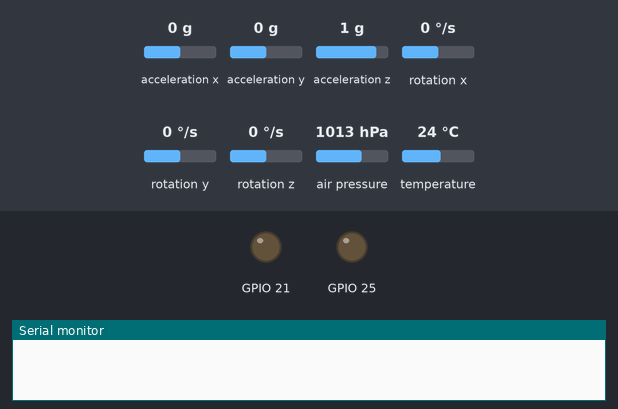
Bench run of a sketch on a simulated ESP32. On the bench: output pins drawn as LEDs (lit = HIGH), the last lines printed to the serial monitor. Wiring (inferred from the names in the program): MPU-6050 motion sensor at I2C address 0x68. Inputs (shaded band) come from the test bench; at power-on: air pressure 1013 hPa, acceleration x 0 g, acceleration y 0 g, acceleration z 1 g, rotation x 0 °/s, rotation y 0 °/s, rotation z 0 °/s, temperature 24 °C. Storage starts empty.

Above: at 0.0 s.
At 8.6 s:
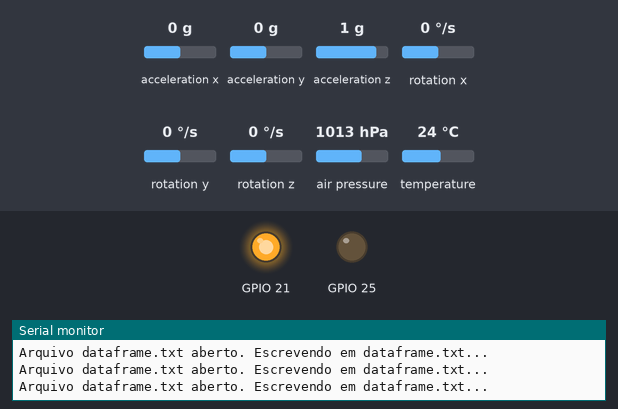
8.7 s: air pressure set to 1015 hPa
At 10.1 s:
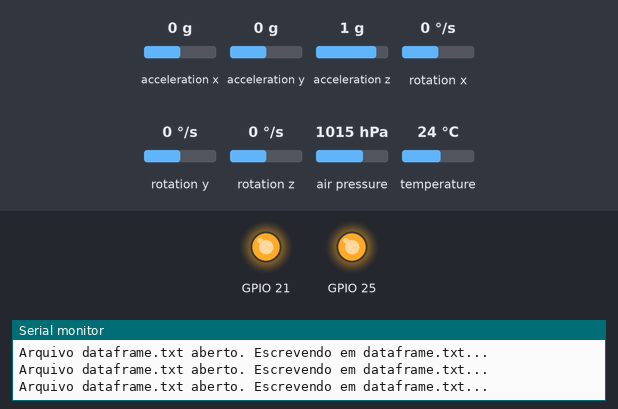
Timing chart, 0 to 11.7 s (numbered marks = the images above; inputs shaded):
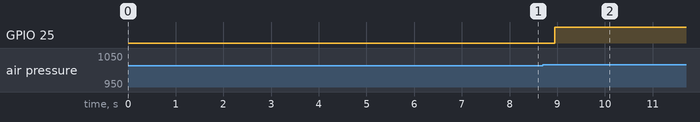

The sketch:

Rotina_Avionica.ino
```cpp
/*
Implementacao da rotina de execucao Avionica Aurora III

Conexoes de fiacao {
  BMP 280 {
    VCC - 3V3;
    GND - GND;
    SCL - A5;
    SDA - A4;
  }

  MPU 6050 {
    VCC - 3V3 ou 5V (se alimentacao USB);
    GND - GND;
    SCL - A5;
    SDA - A4;
  }

  Cartao microSD {
    VCC - 3V3 ou 5V;
    CS - ~10 (mas pode-se alterar para usar 4 ou 8);
    MOSI - ~11;
    CLK ou SCK - 13;
    MISO - 12;
    GND - GND;
  }
}

Pendencias {
  Sleep mode
  Implementar rotina de voo
}

Autores {
  Gabriel Rugeri;
  Henrique mago dos Bzoide;
}

Antares, 2024

Ultima modificacao: 27 09 2024, Henrique
*/

#include <Wire.h>
#include <SD.h>
#include <Adafruit_BMP280.h>
#include <SPI.h>

//Enderecos internos MPU6050 (extraidos da lib)
#define ADDR_MPU 0x68
#define MPU6050_CONFIG 0x1A      ///< General configuration register
#define MPU6050_GYRO_CONFIG 0x1B ///< Gyro specfic configuration register
#define MPU6050_ACCEL_CONFIG 0x1C ///< Accelerometer specific configration register
#define MPU6050_TEMP_H 0x41     ///< Temperature data high byte register
#define MPU6050_TEMP_L 0x42     ///< Temperature data low byte register
#define MPU6050_ACCEL_OUT 0x3B  ///< base address for sensor data reads
#define MPU6050_PWR_MGMT_1 0x6B        ///< Primary power/sleep control register
#define MPU6050_SELF_TEST_A 0x10 ///< Self test factory calibrated values register
#define ACCEL_SCALE 4096 // Fator de escala para MPU6050_RANGE_8_G
#define GYRO_SCALE 65.5 // Fator de escala para MPU6050_RANGE_500_DEG

#define SD_CS_PIN 5 // Pin onde se conecta pino CS do leitor SD

// Objeto arquivo.txt+
File dataFrame;

// Objeto BMP
Adafruit_BMP280 bmp;

//Contador de tempo
unsigned long tempoInicial;
unsigned long tempoAtual;

// Armazena dado da leitura atual
float altitude;
float altitude_anterior = 0;
float height;
float pressure;
float tempBMP;
float tempMPU;
float acceleration[3];
float gyro[3];
bool led_aceso = false;

// Auxiliares de calibracao
float calibrationHeight = 0;
float calibrationAccel[3] = {0, 0, 0};
float calibrationGyro[3] = {0, 0, 0};


void writes_on_SD(const char *grandeza, float dado, const char *unidade, char fim) {
  // Escrever no arquivo
  dataFrame.print(grandeza);
  dataFrame.print(dado);
  dataFrame.print(" ");
  dataFrame.print(unidade);
  dataFrame.print(fim);
}


void reads_MPU() {

  Wire.beginTransmission(ADDR_MPU);
  Wire.write(MPU6050_CONFIG);
  Wire.write(0x05);
  Wire.endTransmission();

  // Leitura giroscopio
  Wire.beginTransmission(ADDR_MPU);
  Wire.write(MPU6050_GYRO_CONFIG);
  Wire.write(0x8);
  Wire.endTransmission();

  Wire.beginTransmission(ADDR_MPU);
  Wire.write(0x43);
  Wire.endTransmission();

  Wire.requestFrom(ADDR_MPU, 6, true);

  gyro[0] = Wire.read() << 8 | Wire.read();  //0x43 (GYRO_XOUT_H) & 0x44 (GYRO_XOUT_L)
  gyro[1] = Wire.read() << 8 | Wire.read();  //0x45 (GYRO_YOUT_H) & 0x46 (GYRO_YOUT_L)
  gyro[2] = Wire.read() << 8 | Wire.read();  //0x47 (GYRO_ZOUT_H) & 0x48 (GYRO_ZOUT_L)

  gyro[0] /= GYRO_SCALE;
  gyro[1] /= GYRO_SCALE;
  gyro[2] /= GYRO_SCALE;

  // Leitura aceleracao e temperatura
  Wire.beginTransmission(ADDR_MPU);
  Wire.write(MPU6050_ACCEL_CONFIG);
  Wire.write(MPU6050_SELF_TEST_A);
  Wire.endTransmission();

  Wire.beginTransmission(ADDR_MPU);
  Wire.write(MPU6050_ACCEL_OUT);
  Wire.endTransmission();

  Wire.requestFrom(ADDR_MPU, 6, true);

  acceleration[0] = Wire.read() << 8 | Wire.read();  //0x3B (ACCEL_XOUT_H) & 0x3C (ACCEL_XOUT_L)
  acceleration[1] = Wire.read() << 8 | Wire.read();  //0x3D (ACCEL_YOUT_H) & 0x3E (ACCEL_YOUT_L)
  acceleration[2] = Wire.read() << 8 | Wire.read();  //0x3F (ACCEL_ZOUT_H) & 0x40 (ACCEL_ZOUT_L)

  acceleration[0] /= ACCEL_SCALE;
  acceleration[1] /= ACCEL_SCALE;
  acceleration[2] /= ACCEL_SCALE;

  tempMPU = Wire.read() << 8 | Wire.read();  //0x41 (TEMP_OUT_H) & 0x42 (TEMP_OUT_L)
  tempMPU = tempMPU / 340.00 + 36.53;
}


void calibrates_MPU() {
  Serial.println("Calibrando MPU6050...");
  for (int i = 0; i < 2000; i++) {
    reads_MPU();

    calibrationAccel[0] += acceleration[0];
    calibrationAccel[1] += acceleration[1];
    calibrationAccel[2] += acceleration[2];

    calibrationGyro[0] += gyro[0];
    calibrationGyro[1] += gyro[1];
    calibrationGyro[2] += gyro[2];
  }

  calibrationAccel[0] /= 2000;
  calibrationAccel[1] /= 2000;
  calibrationAccel[2] /= 2000;

  calibrationGyro[0] /= 2000;
  calibrationGyro[1] /= 2000;
  calibrationGyro[2] /= 2000;

  Serial.println("MPU6050 calibrado.");
  writes_on_SD("Aceleracao X", calibrationAccel[0], "m/s^2", '\n');
  writes_on_SD("Aceleracao Y", calibrationAccel[1], "m/s^2", '\n');
  writes_on_SD("Aceleracao Z", calibrationAccel[2], "m/s^2", '\n');
  writes_on_SD("Gyro X", calibrationAccel[0], "rad/s", '\n');
  writes_on_SD("Gyro Y", calibrationAccel[1], "rad/s", '\n');
  writes_on_SD("Gyro Z", calibrationAccel[2], "rad/s", '\n');
}


void starts_up_MPU() {
  Serial.println("Inicializando MPU6050...");

  pinMode(21, OUTPUT);
  digitalWrite(21, HIGH);

  Wire.setClock(400000);
  Wire.begin();
  delay(250);

  Wire.beginTransmission(ADDR_MPU);
  Wire.write(MPU6050_PWR_MGMT_1);
  Wire.write(0x00);

  Wire.endTransmission();

  calibrates_MPU();
}


void calibrates_BMP() {
  for (int i = 0; i < 2000; i++) {
    calibrationHeight += bmp.readAltitude(1013.25);
  }
  calibrationHeight /= 2000;
  Serial.println("BMP280 calibrado.");
  writes_on_SD("Altitude", calibrationHeight, "m", '\n');
}


void starts_up_BMP() {
  if (!bmp.begin()) {
    Serial.println("Falha ao inicializar BMP280.");
    while (1)
      delay(10);
  } else
    Serial.println("Sensor BMP280 inicializado com sucesso!");

    // Configuracoes padrao do datasheet
  bmp.setSampling(Adafruit_BMP280::MODE_NORMAL,
                  Adafruit_BMP280::SAMPLING_X2,
                  Adafruit_BMP280::SAMPLING_X16,
                  Adafruit_BMP280::FILTER_X16,
                  Adafruit_BMP280::STANDBY_MS_500);

  calibrates_BMP();
}


void starts_up_SD() {
  if (!SD.begin(SD_CS_PIN)) {
    Serial.println("Falha ao inicializar leitor microSD");
    while (1)
      delay(10);
  } else
    Serial.println("Leitor microSD inicializado com sucesso.");
}


void starts_up_serial(int baud) {
  Serial.begin(baud);
  while (!Serial)
    delay(100);
  Serial.println("Monitor Serial inicializado com sucesso.");
}


void setup() {
  pinMode(25, OUTPUT);

  tempoInicial = millis();

  // Inicializacao dos componentes
  starts_up_serial(9600);
  starts_up_BMP();
  starts_up_MPU();
  starts_up_SD();
}


void loop() {

  dataFrame = SD.open("dados.txt", FILE_WRITE);

  if (dataFrame) {
    Serial.println("Arquivo dataframe.txt aberto. Escrevendo em dataframe.txt...");

    // Contador de tempo
    tempoAtual = millis() - tempoInicial;
    writes_on_SD("Tempo", tempoAtual, "ms", '\t');

      /* Leitura do BMP */

    // Altitude
    altitude = bmp.readAltitude(1013.25); // Pressao padrao ao nivel de mar
    writes_on_SD("Altitude", altitude, "m", '\t');

    // Altura
    height = altitude - calibrationHeight;
    writes_on_SD("Altura", height, "m", '\t');

    // Pressao atmosferica
    pressure = bmp.readPressure();
    writes_on_SD("Pressao", pressure, "Pa", '\t');

    // Temperatura BMP
    tempBMP = bmp.readTemperature();
    writes_on_SD("Temperatura (BMP)", tempBMP, "oC", '\t');

    delay(100);

      /* Leitura do MPU: aceleracao, rotacao e temperatura */
    reads_MPU();

    // Temperatura
    writes_on_SD("Temperatura (MPU)", tempMPU, "oC", '\t');

    // Aceleracao (x)
    acceleration[0] -= calibrationAccel[0];
    writes_on_SD("Aceleracao (x)", acceleration[0], "m/s^2", '\t');

    // Aceleracao (y)
    acceleration[1] -= calibrationAccel[1];
    writes_on_SD("Aceleracao (y)", acceleration[1], "m/s^2", '\t');

    // Aceleracao (z)
    acceleration[2] -= calibrationAccel[2];
    writes_on_SD("Aceleracao (z)", acceleration[2], "m/s^2", '\t');

    // Gyro (x)
    gyro[0] -= calibrationAccel[0];
    writes_on_SD("Gyro (x)", gyro[0], "rad/s", '\t');

    // Gyro (y)
    gyro[1] -= calibrationAccel[1];
    writes_on_SD("Gyro (y)", gyro[1], "rad/s", '\t');

    // Gyro (z)
    gyro[2] -= calibrationAccel[2];
    writes_on_SD("Gyro (z)", gyro[2], "rad/s", '\n'); //Considerar usar \r\n

    // Fecha arquivo dataframe.txt
    dataFrame.close();
  } else
    Serial.println("Erro ao abrir arquivo dataframe.txt");

  if(!led_aceso) {
    if(altitude < altitude_anterior) {
      digitalWrite(25, HIGH);
      led_aceso = true;
    }
    else {
      altitude_anterior = altitude;
    }
  }

  delay(100);
}
```

Measured:
- the behaviour switches between 1013 and 1014 hPa on air pressure (found by bisection; images 1 and 2)
- after the input at 8.7 s, GPIO 25: LOW → HIGH after 0.24 s
